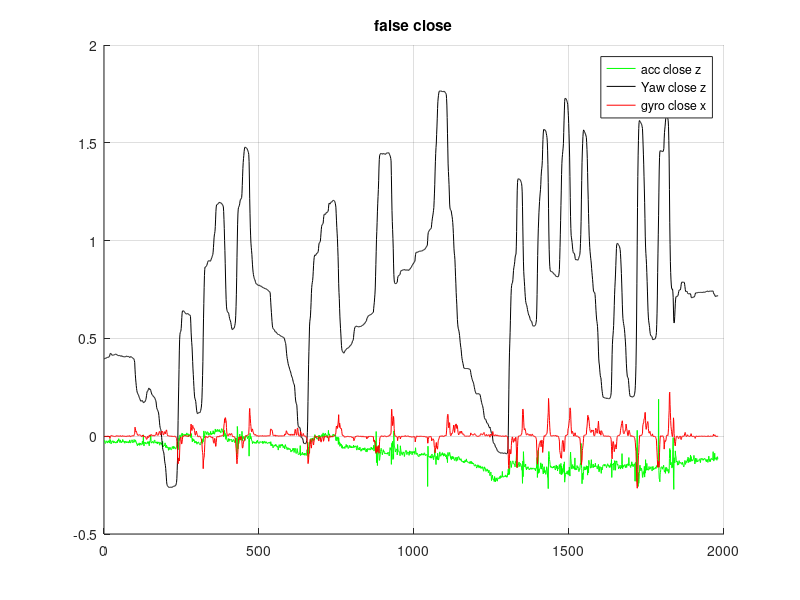

The MATLAB source for this figure:
clc;
clear all
close all
data1 = load('ACCsmallangleSaveWindows2018_4_25_14-30-35.TXT');
acc_close_x = data1(:,4);
acc_close_y = data1(:,5);
acc_close_z = data1(:,6);
gyro_close_x = data1(:,7);
normed_gyro_close_x = (gyro_close_x-min(gyro_close_x))/(max(gyro_close_x)-min(gyro_close_x));
gyro_close_y = data1(:,8);
gyro_close_z = data1(:,9);
normed_acc_close_z = (acc_close_z-min(acc_close_z))/(max(acc_close_z)-min(acc_close_z));
Roll_close_x = data1(:,1);
Pitch_close_y = data1(:,2);
Yaw_close_z = data1(:,3);
normed_Yaw_close_z = (Yaw_close_z-min(Yaw_close_z))/(max(Yaw_close_z)-min(Yaw_close_z));
t = 1:length(acc_close_x);
% plot(t,acc_close_x,'r');
% hold on;plot(t,acc_close_y,'b');
hold on;plot(t,acc_close_z,'g');
legend('accX','accY','accZ');
% figure
% plot(t,Roll_close_x,'r');
% hold on;plot(t,Pitch_close_y,'b');
hold on;
plot(t,Yaw_close_z,'k');
grid on;
legend('Roll closeX','Pitch closeY','Yaw closeZ')
title('false close');
Yaw_open_max = max(Yaw_close_z)-min(Yaw_close_z)
% figure
plot(t,gyro_close_x,'r');
% hold on;plot(t,gyro_close_y,'b');
% hold on;
% plot(t,gyro_close_z,'k');
% legend('gyro close x','gyro close y','gyro close z')
legend('acc close z','Yaw close z','gyro close x')